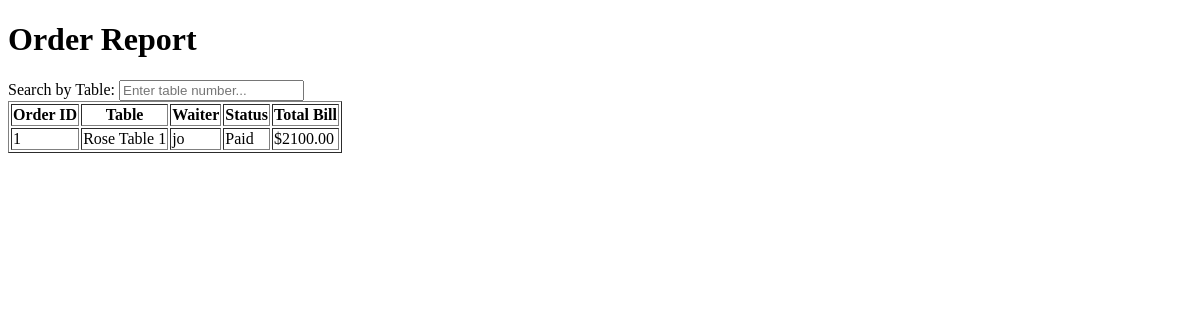
Before: /restaurant/order_report/1/ with the older database file.
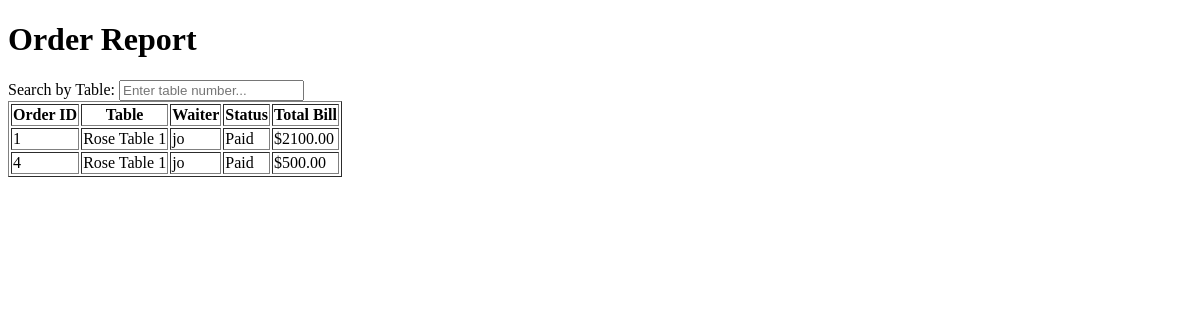
After: the same page with the newer database file.
### restaurant/models.py (models this page shows, shortened)
class Order(models.Model):
    STATUS_CHOICES = [
        ('Pending', 'Pending'),
        ('received', 'Received'),
        ('food_prepared', 'Food Prepared'),
        ('Paid', 'Paid'),
        ('Cancelled', 'Cancelled'),
    ]
    table = models.ForeignKey(Table, on_delete=models.CASCADE, default=1)
    waiter = models.ForeignKey(User, on_delete=models.CASCADE, limit_choices_to={'is_waiter': True}, default=1)
    timestamp = models.DateTimeField(default=timezone.now)
    status = models.CharField(max_length=20, choices=STATUS_CHOICES, default='Pending')
    def calculate_bill(self):
        total = 0
        order_items = self.orderitem_set.all()
        for order_item in order_items:
            total += order_item.menu_item.price * order_item.quantity
        return total

class Table(models.Model):
    name = models.CharField(max_length=50)
    def __str__(self):
        return self.name
    class Meta:
        verbose_name_plural = 'tables'

class OrderItem(models.Model):
    order = models.ForeignKey(Order, on_delete=models.CASCADE)
    menu_item = models.ForeignKey(Menu, on_delete=models.CASCADE)
    quantity = models.PositiveIntegerField()

class Menu(models.Model):
    name = models.CharField(max_length=100)
    price = models.DecimalField(default=0, decimal_places=2, max_digits=6)
    category = models.ForeignKey(Category, on_delete=models.CASCADE)
    ingredients = models.ManyToManyField(Ingredient)
    description = models.CharField(max_length=250, blank=True)
    image = models.ImageField(upload_to='uploads/menu/')

### accounts/models.py (models this page shows)
class User(AbstractUser):
    is_manager= models.BooleanField('Is manager', default=False)
    is_waiter = models.BooleanField('Is waiter', default=False)
    is_kitchen = models.BooleanField('Is kitchen', default=False)
    is_cashier = models.BooleanField('Is cashier', default=False)

### restaurant/views.py (the view)
# urls.py: path('order_report/', views.order_report, name='order_report'),
def order_report(request, table_id=None):
    if table_id:
        orders = Order.objects.filter(table_id=table_id)
    else:
        orders = Order.objects.all()
    return render(request, 'order_report.html', {'orders': orders})

### restaurant/templates/order_report.html (shortened to what this page needs)
<!DOCTYPE html>
<html lang="en">
<head>
</head>
<body>
    <h1>Order Report</h1>
    <label for="table-search">Search by Table:</label>
    <input type="text" id="table-search" onkeyup="filterTable()" placeholder="Enter table number...">
    <table border="1">
        <thead>
            <tr>
                <th>Order ID</th>
                <th>Table</th>
                <th>Waiter</th>
                <th>Status</th>
                <th>Total Bill</th>
            </tr>
        </thead>
        <tbody id="order-table-body">
            {% for order in orders %}
            <tr>
                <td>{{ order.id }}</td>
                <td>{{ order.table }}</td>
                <td>{{ order.waiter }}</td>
                <td>{{ order.status }}</td>
                <td>${{ order.calculate_bill }}</td>
            </tr>
            {% endfor %}
        </tbody>
    </table>
</body>
</html>

Changed rows visible on the page:
added Order: id "4", table "Rose Table 1", waiter "jo", status "Paid", calculate_bill "500.00"
